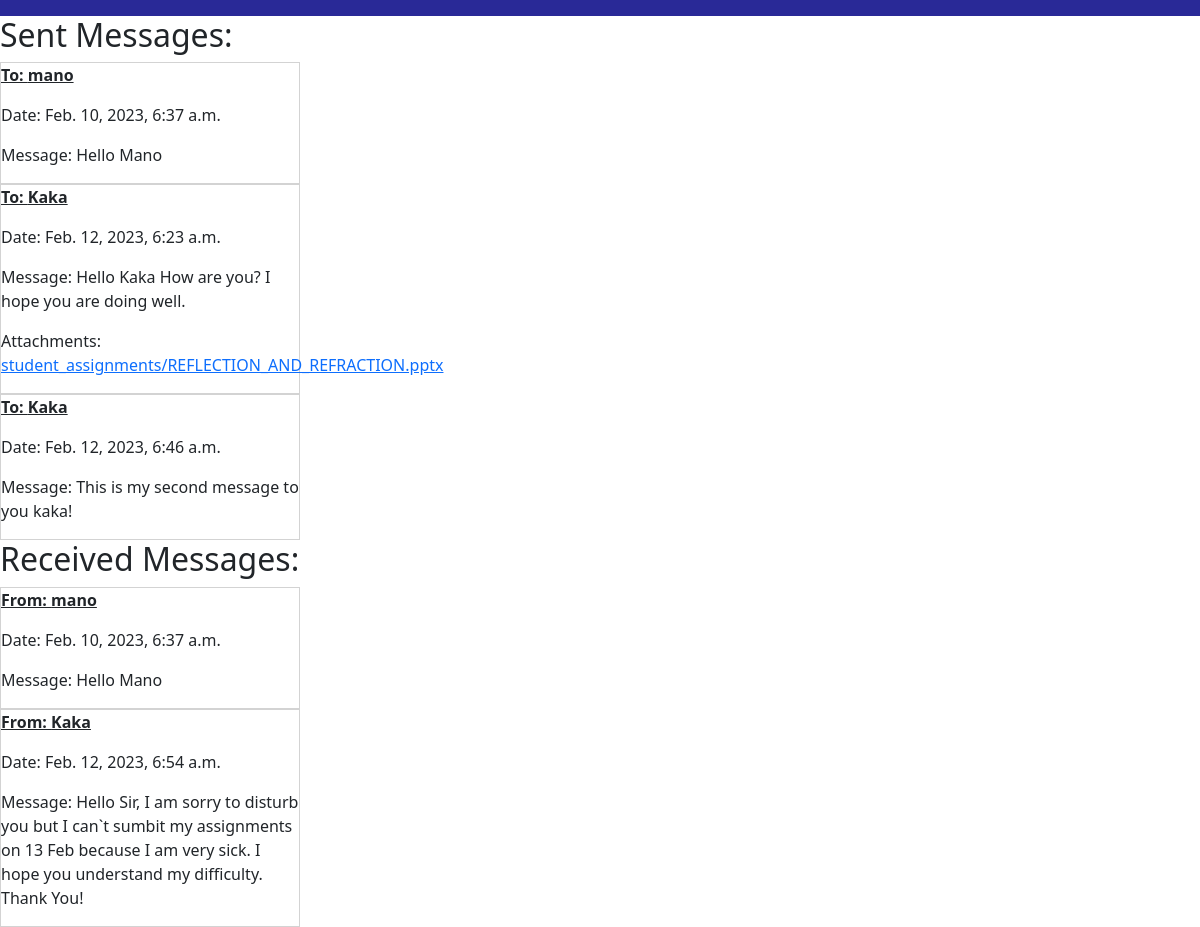
The page /teacher_app/messages_all (signed in) on the database its author committed.
### LOGIN_APP/models.py (models this page shows)
class Message(models.Model):
    user_sender = models.ForeignKey(User,on_delete=models.CASCADE,related_name='sender')
    user_reciever = models.ForeignKey(User,on_delete=models.CASCADE,related_name='user_recipent')
    date_messaged = models.DateTimeField(auto_now_add=True)
    message = models.TextField()
    attachments = models.FileField(blank=True,upload_to='student_assignments')

class User(AbstractUser):
    is_teacher = models.BooleanField(default=False)
    is_student = models.BooleanField(default=False)

### Teacher_App/views.py (the view)
# urls.py: path('messages_all', views.messages_all, name='messages_all'),
@login_required(login_url="loginapp:Login")
def messages_all(request):
    sent_messages = Message.objects.filter(user_sender=request.user)
    recieved_messages = Message.objects.filter(user_reciever=request.user)
    dict = {"sent_messages": sent_messages,
            "recieved_messages": recieved_messages}
    return render(request, "teacher_app/messages_all.html", dict)

### templates/teacher_app/messages_all.html (shortened to what this page needs)
{% extends 'base.html' %}
{% block bodyblock %}
<h2>Sent Messages:</h2>
{% for message in sent_messages %}
<div style="border: 1px solid lightgray; width: 300px;">
    <p style="font-weight: bold; text-decoration: underline;">To: {{ message.user_reciever }}</p>
    <p>Date: {{ message.date_messaged }}</p>
    <p>Message: {{ message.message }}</p>
    {% if message.attachments %}
    <p>Attachments: <a href="{{ message.attachments.url }}">{{ message.attachments.name }}</a></p>
    {% endif %}
</div>
{%empty%}
<h3>No Messages Sent!</h3>
{% endfor %}
<h2>Received Messages:</h2>
{% for message in recieved_messages %}
<div style="border: 1px solid lightgray; width: 300px;">
    <p style="font-weight: bold; text-decoration: underline;">From: {{ message.user_sender }}</p>
    <p>Date: {{ message.date_messaged }}</p>
    <p>Message: {{ message.message }}</p>
</div>
{%empty%}
<h3>No Messages Recieved!</h3>
{% endfor %}
{% endblock bodyblock %}

### rows shown on the page
Message: user_reciever "mano", date_messaged "Feb. 10, 2023, 6:37 a.m.", message "Hello Mano", user_sender "mano"
Message: user_reciever "Kaka", date_messaged "Feb. 12, 2023, 6:23 a.m.", message "Hello Kaka How are you? I hope you are doing well.", attachments.name "student_assignments/REFLECTION_AND_REFRACTION.pptx"
Message: user_reciever "Kaka", date_messaged "Feb. 12, 2023, 6:46 a.m.", message "This is my second message to you kaka!"
Message: user_sender "Kaka", date_messaged "Feb. 12, 2023, 6:54 a.m.", message "Hello Sir, I am sorry to disturb you but I can`t sumbit my assignments on 13 Feb because I am very sick. I hope you understand my difficulty. Thank You!"
